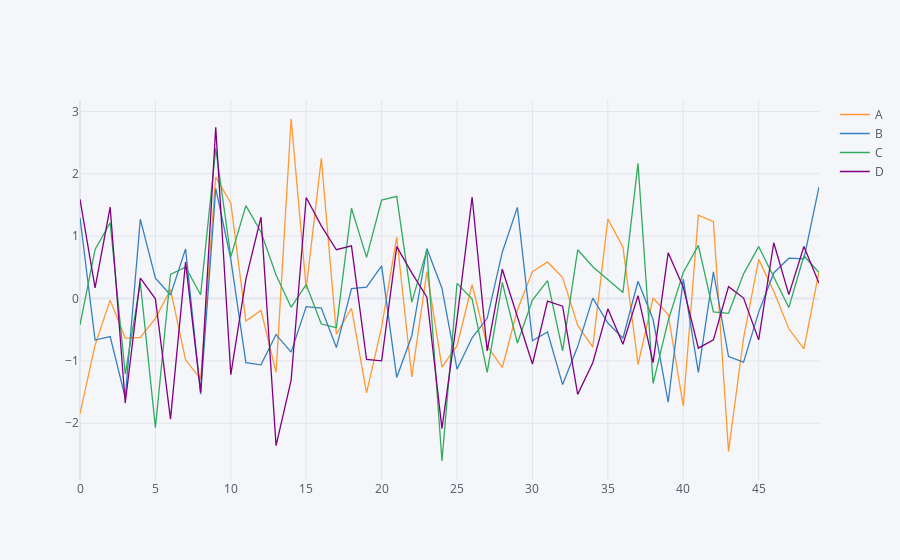

Source (notebook cell):
### Code cell
# Create a dataframe using a NumPy array that is 50 by 4
arr_1 = np.random.randn(50, 4)
df_1 = pd.DataFrame(arr_1, columns=['A','B','C','D'])
df_1.head()

# Compare old plots to a Plotly interactive plot
# You can save as PNG, Zoom, Pan, Turn off & on Data and more
df_1.plot()
df_1.iplot()

### Figure 1 — Plotly figure (JSON) as saved in the notebook; plotly's stock layout.template omitted (floating-point values rounded to 4 significant figures)
{"data": [{"line": {"color": "rgba(255, 153, 51, 1.0)", "dash": "solid", "shape": "linear", "width": 1.3}, "mode": "lines", "name": "A", "text": "", "type": "scatter", "x": [0, 1, 2, 3, 4, 5, 6, 7, 8, 9, 10, 11, 12, 13, 14, 15, 16, 17, 18, 19, 20, 21, 22, 23, 24, 25, 26, 27, 28, 29, 30, 31, 32, 33, 34, 35, 36, 37, 38, 39, 40, 41, 42, 43, 44, 45, 46, 47, 48, 49], "y": [-1.847, -0.7475, -0.02534, -0.6371, -0.6242, -0.3183, 0.1457, -0.9825, -1.293, 1.949, 1.528, -0.3625, -0.1894, -1.185, 2.878, 0.1594, 2.247, -0.572, -0.1558, -1.513, -0.4591, 0.9859, -1.256, 0.4303, -1.098, -0.7551, 0.221, -0.7644, -1.105, -0.1841, 0.4296, 0.5867, 0.3365, -0.4301, -0.7779, 1.273, 0.826, -1.057, 0.007717, -0.2555, -1.723, 1.337, 1.231, -2.45, -0.6326, 0.628, 0.1179, -0.4852, -0.8086, 0.43]}, {"line": {"color": "rgba(55, 128, 191, 1.0)", "dash": "solid", "shape": "linear", "width": 1.3}, "mode": "lines", "name": "B", "text": "", "type": "scatter", "x": [0, 1, 2, 3, 4, 5, 6, 7, 8, 9, 10, 11, 12, 13, 14, 15, 16, 17, 18, 19, 20, 21, 22, 23, 24, 25, 26, 27, 28, 29, 30, 31, 32, 33, 34, 35, 36, 37, 38, 39, 40, 41, 42, 43, 44, 45, 46, 47, 48, 49], "y": [1.296, -0.6661, -0.6106, -1.587, 1.272, 0.3281, 0.05754, 0.7963, -1.535, 1.765, 0.6266, -1.028, -1.063, -0.5779, -0.8585, -0.129, -0.1518, -0.7866, 0.1579, 0.1811, 0.5223, -1.265, -0.5965, 0.802, 0.1662, -1.133, -0.6294, -0.3174, 0.7427, 1.461, -0.6771, -0.5362, -1.38, -0.7702, 0.007271, -0.392, -0.637, 0.2777, -0.3363, -1.662, 0.3128, -1.184, 0.4294, -0.9294, -1.02, -0.2179, 0.4101, 0.6463, 0.636, 1.79]}, {"line": {"color": "rgba(50, 171, 96, 1.0)", "dash": "solid", "shape": "linear", "width": 1.3}, "mode": "lines", "name": "C", "text": "", "type": "scatter", "x": [0, 1, 2, 3, 4, 5, 6, 7, 8, 9, 10, 11, 12, 13, 14, 15, 16, 17, 18, 19, 20, 21, 22, 23, 24, 25, 26, 27, 28, 29, 30, 31, 32, 33, 34, 35, 36, 37, 38, 39, 40, 41, 42, 43, 44, 45, 46, 47, 48, 49], "y": [-0.423, 0.7877, 1.215, -1.21, 0.2555, -2.069, 0.3876, 0.5024, 0.06039, 2.408, 0.67, 1.49, 1.066, 0.376, -0.1385, 0.2224, -0.4086, -0.4673, 1.447, 0.6603, 1.58, 1.638, -0.05785, 0.7768, -2.605, 0.2426, -0.008268, -1.184, 0.2568, -0.7158, -0.02554, 0.2873, -0.8379, 0.7813, 0.5104, 0.3095, 0.09541, 2.166, -1.36, -0.353, 0.4169, 0.8526, -0.2153, -0.2368, 0.3962, 0.8329, 0.3359, -0.143, 0.6857, 0.418]}, {"line": {"color": "rgba(128, 0, 128, 1.0)", "dash": "solid", "shape": "linear", "width": 1.3}, "mode": "lines", "name": "D", "text": "", "type": "scatter", "x": [0, 1, 2, 3, 4, 5, 6, 7, 8, 9, 10, 11, 12, 13, 14, 15, 16, 17, 18, 19, 20, 21, 22, 23, 24, 25, 26, 27, 28, 29, 30, 31, 32, 33, 34, 35, 36, 37, 38, 39, 40, 41, 42, 43, 44, 45, 46, 47, 48, 49], "y": [1.591, 0.1697, 1.466, -1.674, 0.3283, -0.004957, -1.933, 0.5831, -1.505, 2.745, -1.221, 0.3104, 1.306, -2.358, -1.308, 1.62, 1.165, 0.7823, 0.8438, -0.977, -0.9992, 0.8315, 0.4114, 0.02089, -2.085, -0.3254, 1.628, -0.8388, 0.4704, -0.2871, -1.049, -0.0426, -0.1221, -1.536, -1.03, -0.165, -0.7329, 0.0471, -1.026, 0.7346, 0.1817, -0.7961, -0.6635, 0.1911, 0.007158, -0.6622, 0.8947, 0.06262, 0.8347, 0.2448]}], "layout": {"legend": {"bgcolor": "#F5F6F9", "font": {"color": "#4D5663"}}, "paper_bgcolor": "#F5F6F9", "plot_bgcolor": "#F5F6F9", "title": {"font": {"color": "#4D5663"}}, "xaxis": {"gridcolor": "#E1E5ED", "showgrid": true, "tickfont": {"color": "#4D5663"}, "title": {"font": {"color": "#4D5663"}, "text": ""}, "zerolinecolor": "#E1E5ED"}, "yaxis": {"gridcolor": "#E1E5ED", "showgrid": true, "tickfont": {"color": "#4D5663"}, "title": {"font": {"color": "#4D5663"}, "text": ""}, "zerolinecolor": "#E1E5ED"}}}
